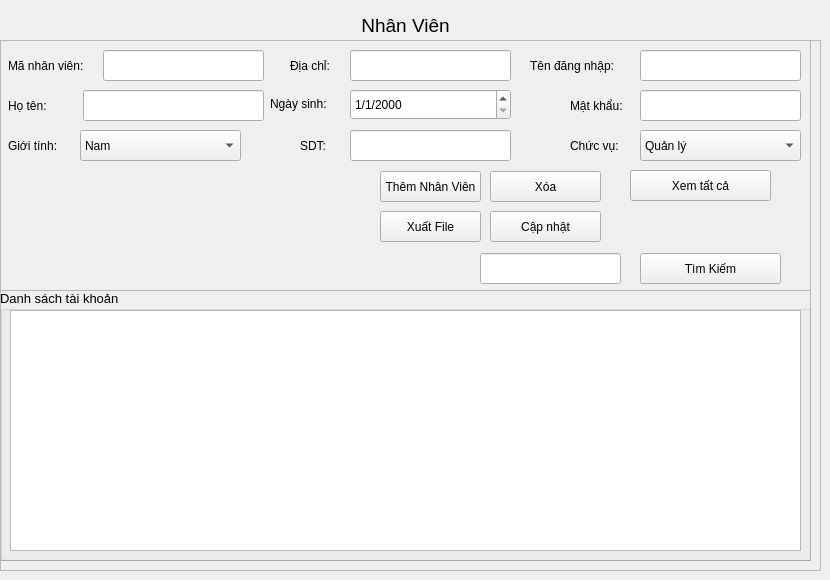
     <widget class="QWidget" name="tw3">
      <attribute name="title">
       <string>taikhoan</string>
      </attribute>
      <widget class="QFrame" name="frame_9">
       <property name="geometry">
        <rect>
         <x>0</x>
         <y>40</y>
         <width>821</width>
         <height>531</height>
        </rect>
       </property>
       <property name="frameShape">
        <enum>QFrame::StyledPanel</enum>
       </property>
       <property name="frameShadow">
        <enum>QFrame::Raised</enum>
       </property>
       <widget class="QFrame" name="frame_10">
        <property name="geometry">
         <rect>
          <x>0</x>
          <y>0</y>
          <width>811</width>
          <height>251</height>
         </rect>
        </property>
        <property name="frameShape">
         <enum>QFrame::StyledPanel</enum>
        </property>
        <property name="frameShadow">
         <enum>QFrame::Raised</enum>
        </property>
        <widget class="QLabel" name="label_35">
         <property name="geometry">
          <rect>
           <x>8</x>
           <y>90</y>
           <width>81</width>
           <height>31</height>
          </rect>
         </property>
         <property name="font">
          <font>
           <pointsize>9</pointsize>
          </font>
         </property>
         <property name="text">
          <string>Giới tính:</string>
         </property>
        </widget>
        <widget class="QLineEdit" name="txtDiaChiNV">
         <property name="geometry">
          <rect>
           <x>350</x>
           <y>10</y>
           <width>161</width>
           <height>31</height>
          </rect>
         </property>
        </widget>
        <widget class="QLabel" name="label_38">
         <property name="geometry">
          <rect>
           <x>530</x>
           <y>10</y>
           <width>111</width>
           <height>31</height>
          </rect>
         </property>
         <property name="font">
          <font>
           <pointsize>9</pointsize>
          </font>
         </property>
         <property name="text">
          <string>Tên đăng nhập:</string>
         </property>
        </widget>
        <widget class="QLabel" name="label_40">
         <property name="geometry">
          <rect>
           <x>570</x>
           <y>90</y>
           <width>61</width>
           <height>31</height>
          </rect>
         </property>
         <property name="font">
          <font>
           <pointsize>9</pointsize>
          </font>
         </property>
         <property name="text">
          <string>Chức vụ:</string>
         </property>
        </widget>
        <widget class="QLineEdit" name="txtMaNV">
         <property name="geometry">
          <rect>
           <x>103</x>
           <y>10</y>
           <width>161</width>
           <height>31</height>
          </rect>
         </property>
        </widget>
        <widget class="QLabel" name="label_37">
         <property name="geometry">
          <rect>
           <x>300</x>
           <y>90</y>
           <width>41</width>
           <height>31</height>
          </rect>
         </property>
         <property name="font">
          <font>
           <pointsize>9</pointsize>
          </font>
         </property>
         <property name="text">
          <string>SDT:</string>
         </property>
        </widget>
        <widget class="QLineEdit" name="txtSDTNV">
         <property name="geometry">
          <rect>
           <x>350</x>
           <y>90</y>
           <width>161</width>
           <height>31</height>
          </rect>
         </property>
        </widget>
        <widget class="QLabel" name="label_36">
         <property name="geometry">
          <rect>
           <x>290</x>
           <y>10</y>
           <width>51</width>
           <height>31</height>
          </rect>
         </property>
         <property name="font">
          <font>
           <pointsize>9</pointsize>
          </font>
         </property>
         <property name="text">
          <string>Địa chỉ:</string>
         </property>
        </widget>
        <widget class="QLabel" name="label_33">
         <property name="geometry">
          <rect>
           <x>8</x>
           <y>50</y>
           <width>51</width>
           <height>31</height>
          </rect>
         </property>
         <property name="font">
          <font>
           <pointsize>9</pointsize>
          </font>
         </property>
         <property name="text">
          <string>Họ tên:</string>
         </property>
        </widget>
        <widget class="QLabel" name="label_32">
         <property name="geometry">
          <rect>
           <x>8</x>
           <y>10</y>
           <width>91</width>
           <height>31</height>
          </rect>
         </property>
         <property name="font">
          <font>
           <pointsize>9</pointsize>
          </font>
         </property>
         <property name="text">
          <string>Mã nhân viên:</string>
         </property>
        </widget>
        <widget class="QLineEdit" name="txtHoTenNV">
         <property name="geometry">
          <rect>
           <x>83</x>
           <y>50</y>
           <width>181</width>
           <height>31</height>
          </rect>
         </property>
        </widget>
        <widget class="QLabel" name="label_34">
         <property name="geometry">
          <rect>
           <x>270</x>
           <y>48</y>
           <width>81</width>
           <height>31</height>
          </rect>
         </property>
         <property name="font">
          <font>
           <pointsize>9</pointsize>
          </font>
         </property>
         <property name="text">
          <string>Ngày sinh:</string>
         </property>
        </widget>
        <widget class="QLineEdit" name="txtTenDangNhap">
         <property name="geometry">
          <rect>
           <x>640</x>
           <y>10</y>
           <width>161</width>
           <height>31</height>
          </rect>
         </property>
        </widget>
        <widget class="QDateEdit" name="NgaySinhNV">
         <property name="geometry">
          <rect>
           <x>350</x>
           <y>49</y>
           <width>161</width>
           <height>31</height>
          </rect>
         </property>
         <property name="displayFormat">
          <string>d/M/yyyy</string>
         </property>
        </widget>
        <widget class="QLineEdit" name="txtMatKhau">
         <property name="geometry">
          <rect>
           <x>640</x>
           <y>50</y>
           <width>161</width>
           <height>31</height>
          </rect>
         </property>
        </widget>
        <widget class="QLabel" name="label_42">
         <property name="geometry">
          <rect>
           <x>570</x>
           <y>50</y>
           <width>71</width>
           <height>31</height>
          </rect>
         </property>
         <property name="font">
          <font>
           <pointsize>9</pointsize>
          </font>
         </property>
         <property name="text">
          <string>Mật khẩu:</string>
         </property>
        </widget>
        <widget class="QPushButton" name="btnAddNV">
         <property name="geometry">
          <rect>
           <x>380</x>
           <y>131</y>
           <width>101</width>
           <height>31</height>
          </rect>
         </property>
         <property name="text">
          <string>Thêm Nhân Viên</string>
         </property>
        </widget>
        <widget class="QPushButton" name="btnDeleteNV">
         <property name="geometry">
          <rect>
           <x>490</x>
           <y>131</y>
           <width>111</width>
           <height>31</height>
          </rect>
         </property>
         <property name="text">
          <string>Xóa</string>
         </property>
        </widget>
        <widget class="QPushButton" name="btnXuatFileNV">
         <property name="geometry">
          <rect>
           <x>380</x>
           <y>171</y>
           <width>101</width>
           <height>31</height>
          </rect>
         </property>
         <property name="text">
          <string>Xuất File</string>
         </property>
        </widget>
        <widget class="QPushButton" name="btnShowAllNV">
         <property name="geometry">
          <rect>
           <x>630</x>
           <y>130</y>
           <width>141</width>
           <height>31</height>
          </rect>
         </property>
         <property name="text">
          <string>Xem tất cả</string>
         </property>
        </widget>
        <widget class="QPushButton" name="btnUpdateNV">
         <property name="geometry">
          <rect>
           <x>490</x>
           <y>171</y>
           <width>111</width>
           <height>31</height>
          </rect>
         </property>
         <property name="text">
          <string>Cập nhật</string>
         </property>
        </widget>
        <widget class="QPushButton" name="btnSearchNV">
         <property name="geometry">
          <rect>
           <x>640</x>
           <y>213</y>
           <width>141</width>
           <height>31</height>
          </rect>
         </property>
         <property name="text">
          <string>Tìm Kiếm</string>
         </property>
        </widget>
        <widget class="QLineEdit" name="txtSearchNV">
         <property name="geometry">
          <rect>
           <x>480</x>
           <y>213</y>
           <width>141</width>
           <height>31</height>
          </rect>
         </property>
         <property name="font">
          <font>
           <pointsize>12</pointsize>
          </font>
         </property>
        </widget>
        <widget class="QComboBox" name="cbbChucVuNV">
         <property name="geometry">
          <rect>
           <x>640</x>
           <y>90</y>
           <width>161</width>
           <height>31</height>
          </rect>
         </property>
         <item>
          <property name="text">
           <string>Quản lý</string>
          </property>
         </item>
         <item>
          <property name="text">
           <string>Thủ thư</string>
          </property>
         </item>
        </widget>
        <widget class="QComboBox" name="cbbgioitinhNV">
         <property name="geometry">
          <rect>
           <x>80</x>
           <y>90</y>
           <width>161</width>
           <height>31</height>
          </rect>
         </property>
         <item>
          <property name="text">
           <string>Nam</string>
          </property>
         </item>
         <item>
          <property name="text">
           <string>Nữ</string>
          </property>
         </item>
         <item>
          <property name="text">
           <string>Khác</string>
          </property>
         </item>
        </widget>
       </widget>
       <widget class="QFrame" name="frame_11">
        <property name="geometry">
         <rect>
          <x>0</x>
          <y>250</y>
          <width>811</width>
          <height>271</height>
         </rect>
        </property>
        <property name="frameShape">
         <enum>QFrame::StyledPanel</enum>
        </property>
        <property name="frameShadow">
         <enum>QFrame::Raised</enum>
        </property>
        <widget class="QGroupBox" name="groupBox_5">
         <property name="geometry">
          <rect>
           <x>0</x>
           <y>0</y>
           <width>811</width>
           <height>271</height>
          </rect>
         </property>
         <property name="font">
          <font>
           <pointsize>10</pointsize>
          </font>
         </property>
         <property name="title">
          <string>Danh sách tài khoản</string>
         </property>
         <widget class="QTableWidget" name="tableNV">
          <property name="geometry">
           <rect>
            <x>10</x>
            <y>20</y>
            <width>791</width>
            <height>241</height>
           </rect>
          </property>
         </widget>
        </widget>
       </widget>
       <zorder>frame_11</zorder>
       <zorder>frame_10</zorder>
      </widget>
      <widget class="QLabel" name="label_41">
       <property name="geometry">
        <rect>
         <x>0</x>
         <y>10</y>
         <width>811</width>
         <height>31</height>
        </rect>
       </property>
       <property name="font">
        <font>
         <pointsize>14</pointsize>
        </font>
       </property>
       <property name="text">
        <string>&lt;html&gt;&lt;head/&gt;&lt;body&gt;&lt;p align=&quot;center&quot;&gt;Nhân Viên&lt;/p&gt;&lt;/body&gt;&lt;/html&gt;</string>
       </property>
      </widget>
     </widget>
